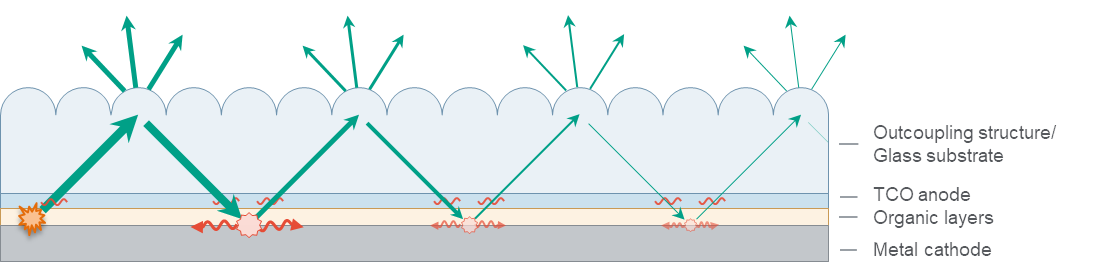
#> input picture figures/fig1/rays_lossy.png, 1110 x 272 px
$ python plot_fig1.py
#> lines starting #> are read from the running program, lines starting #| are printed output that depends on the picture
# -*- coding: utf-8 -*-
"""Fig. 1: (a) full-width ray schematics, lossy vs low-loss, with the 3D renders as small insets;
(b) round-trip decay and (c) master curve side by side below, vertical axes aligned."""
import numpy as np, matplotlib, os
matplotlib.use('Agg')
import matplotlib.pyplot as plt
from matplotlib.patches import Rectangle
from matplotlib.lines import Line2D
from PIL import Image

HERE = os.path.dirname(os.path.abspath(__file__))
C_LOSSY, C_LOW = '#6E6E6E', '#C00000'
FS, FSN = 7.4, 6.4
plt.rcParams.update({'font.size': FS, 'axes.linewidth': 0.8})
fig = plt.figure(figsize=(7.2, 5.0))
gs = fig.add_gridspec(2, 2, height_ratios=[0.62, 1.0], left=0.10, right=0.985, top=0.97, bottom=0.095, hspace=0.35, wspace=0.28)

# ---------- (a) ----------
axa = fig.add_subplot(gs[0, :]); axa.axis('off')
lossy = np.asarray(Image.open(os.path.join(HERE, 'rays_lossy.png')).convert('RGBA'))
#> lossy is the input picture: shape (272, 1110, 4); mean R, G, B, A 101.2, 107.4, 108.1, 122.8
low = np.asarray(Image.open(os.path.join(HERE, 'rays_lowloss.png')).convert('RGBA'))
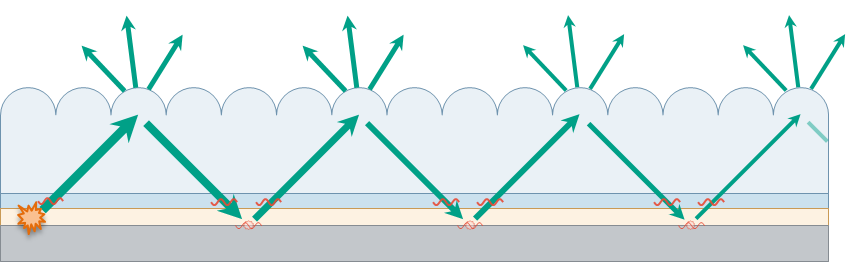
#> input picture figures/fig1/rays_lowloss.png, 858 x 262 px
#> low is the input picture: shape (262, 858, 4); mean R, G, B, A 132, 143, 143.5, 163.2
lossy = lossy[:, :int(lossy.shape[1] * 0.745)]           # drop the layer labels on the right
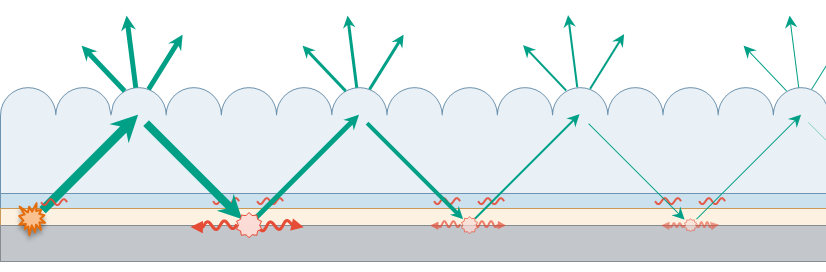
#> lossy: shape (272, 826, 4); mean R, G, B, A 133.9, 142, 142.9, 161.3; transparent parts drawn white
render = np.asarray(Image.open(os.path.join(HERE, 'render_both.png')).convert('RGBA'))
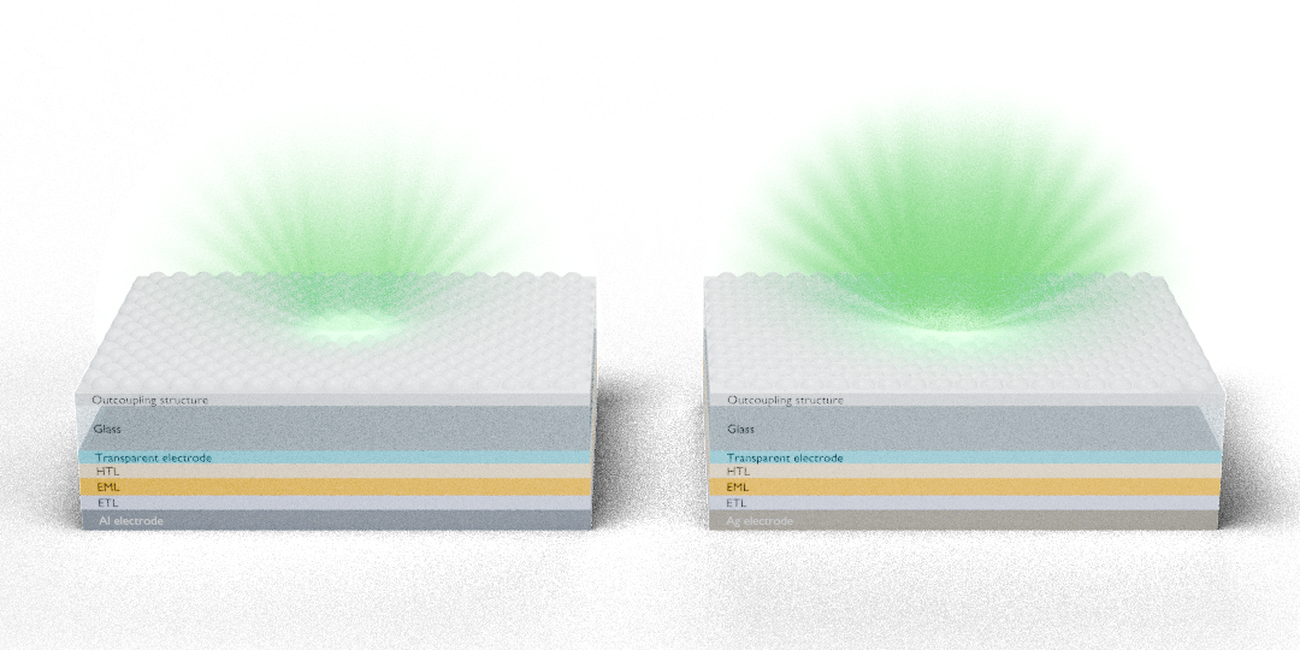
#> input picture figures/fig1/render_both.png, 1300 x 650 px
h, w = render.shape[:2]
#> h = 650; w = 1300
ren_l, ren_r = render[:, :w // 2], render[:, w // 2:]
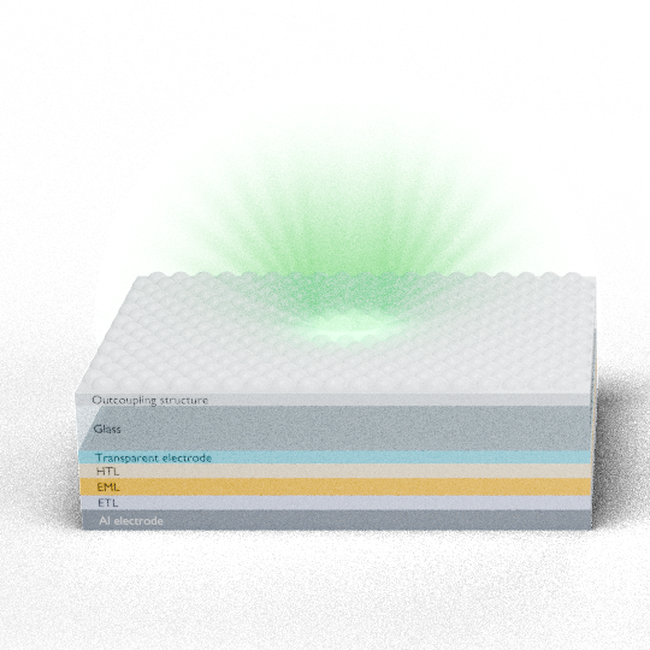
#> ren_l: shape (650, 650, 4); mean R, G, B, A 229.5, 234.4, 230, 255
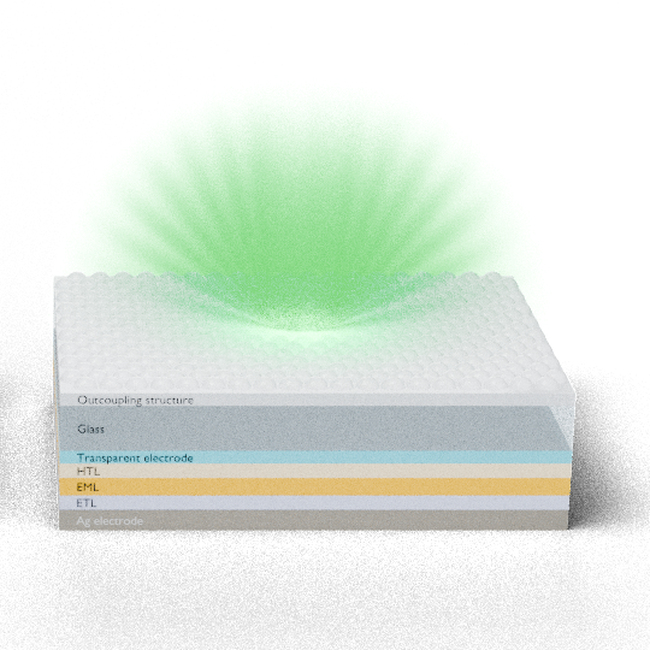
#> ren_r: shape (650, 650, 4); mean R, G, B, A 224.7, 234, 224.7, 255
axa.set_xlim(0, 1); axa.set_ylim(0, 1)
for k, (img, title, col) in enumerate(((lossy, 'conventional OLED: large round-trip loss', C_LOSSY),
                                         (low, 'this work: small round-trip loss', C_LOW))):
    x0 = 0.0 if k == 0 else 0.52
    ia = axa.inset_axes([x0 + 0.125, 0.02, 0.37, 0.86]); ia.imshow(img); ia.axis('off')
    ir = axa.inset_axes([x0 - 0.005, 0.12, 0.135, 0.66]); ir.imshow(ren_l if k == 0 else ren_r); ir.axis('off')
    axa.text(x0 + 0.245, 1.02, title, ha='center', va='top', fontsize=FS, color=col, fontweight='bold')
#> this loop made 2 passes
#> (title, col, x0) on passes 1 to 2: ('conventional OLED: large round-trip loss', '#6E6E6E', 0), ('this work: small round-trip loss', '#C00000', 0.52)
# legend
leg = [Line2D([], [], color='#1A9E7E', lw=1.6, label='light path'),
       Line2D([], [], color='#E0472B', lw=1.2, label='Joule loss at the reflector  /  absorption in the TCO')]
axa.legend(handles=leg, loc='lower center', bbox_to_anchor=(0.5, -0.16), ncol=2, frameon=False, fontsize=FSN, handlelength=1.6)
axa.text(-0.075, 1.04, '(a)', transform=axa.transAxes, fontsize=9, fontweight='bold', va='top')

# ---------- (b) ----------
p = 0.4
n = np.arange(0, 11)
axb = fig.add_subplot(gs[1, 0])
for A, col, ls in ((0.02, C_LOW, '-'), (0.10, '#B0B0B0', '-'), (0.25, C_LOSSY, '-')):
    q = (1 - p) * (1 - A)
    cum = p * (1 - q ** (n + 1)) / (1 - q)
    axb.plot(n, cum, color=col, lw=1.7, ls=ls, marker='o', ms=3, mew=0, label="A′ = %.2f  →  %.2f" % (A, p / (p + (1 - p) * A)))
axb.set_xlim(-0.3, 10.3); axb.set_ylim(0.2, 1.0)
axb.set_xlabel('number of round trips'); axb.set_ylabel('cumulative escaped fraction')
axb.text(0.03, 0.97, '$p$ = 0.4', transform=axb.transAxes, va='top', color='0.3')
axb.legend(loc='lower right', frameon=False, fontsize=FSN, title='round-trip loss  →  η$_{\\rm ext}$', title_fontsize=FSN)
axb.text(-0.22, 1.0, '(b)', transform=axb.transAxes, fontsize=9, fontweight='bold', va='top')

# ---------- (c) ----------
axc = fig.add_subplot(gs[1, 1], sharey=axb)
R = np.linspace(0, 1, 400)
for pp, col, ls, lab in ((0.6, '0.55', ':', '$p$ = 0.6'), (0.4, C_LOW, '-', '$p$ = 0.4'), (0.25, '0.55', '--', '$p$ = 0.25')):
    A = 1 - R
    axc.plot(R, pp / (pp + (1 - pp) * A), color=col, lw=1.6 if pp == 0.4 else 1.1, ls=ls)
    axc.text(0.04, pp + 0.03, lab, color=col, fontsize=FSN)
for A, col, lab, dy in ((0.25, C_LOSSY, 'large loss (A′ = 0.25)', -0.13), (0.02, C_LOW, 'low-loss reflector (A′ = 0.02)', 0.045)):
    y = p / (p + (1 - p) * A)
    axc.plot([1 - A], [y], marker='o', ms=6, color=col, mew=0, zorder=5)
    axc.annotate(lab, (1 - A, y), xytext=(1 - A - 0.02, y + dy), ha='right', va='center', fontsize=FSN, color=col,
                 arrowprops=dict(arrowstyle='-', lw=0.6, color=col))
axc.set_xlim(0, 1.0); axc.set_xlabel('round-trip reflectance  $R_{\\rm LED}$ = 1 − $A$′')
axc.set_ylabel('extraction efficiency  η$_{\\rm ext}$')
axc.text(-0.22, 1.0, '(c)', transform=axc.transAxes, fontsize=9, fontweight='bold', va='top')
for ax in (axb, axc):
    for s in ('top', 'right'): ax.spines[s].set_visible(False)
axc.tick_params(labelleft=True)
for e in ('png', 'pdf'):
    fig.savefig(os.path.join(HERE, 'fig1.' + e), dpi=400)
#> this loop made 2 passes
#> pass 1, `fig.savefig(os.path.join(HERE, 'fig1.' + e), dpi=400)`:
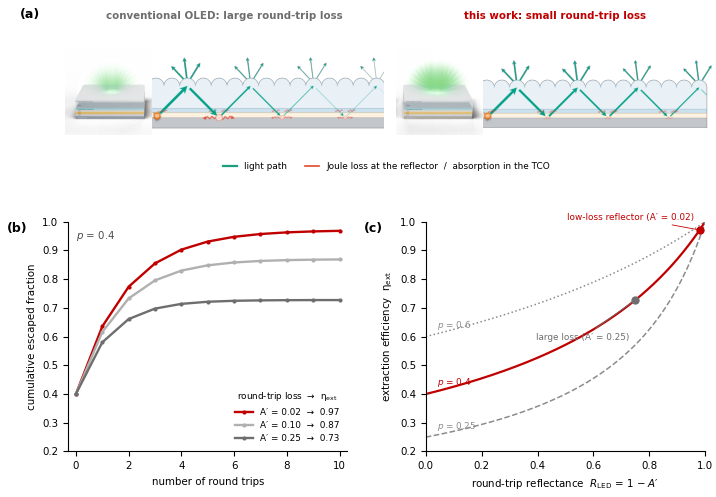
#> figure drawn by matplotlib, 2 panels; panel 1: curve peaks at x = 10, y = 0.968; panel 1: curve peaks at x = 10, y = 0.869; panel 1: curve peaks at x = 10, y = 0.727; panel 2: curve peaks at x = 1, y = 1
print('fig1 written')
